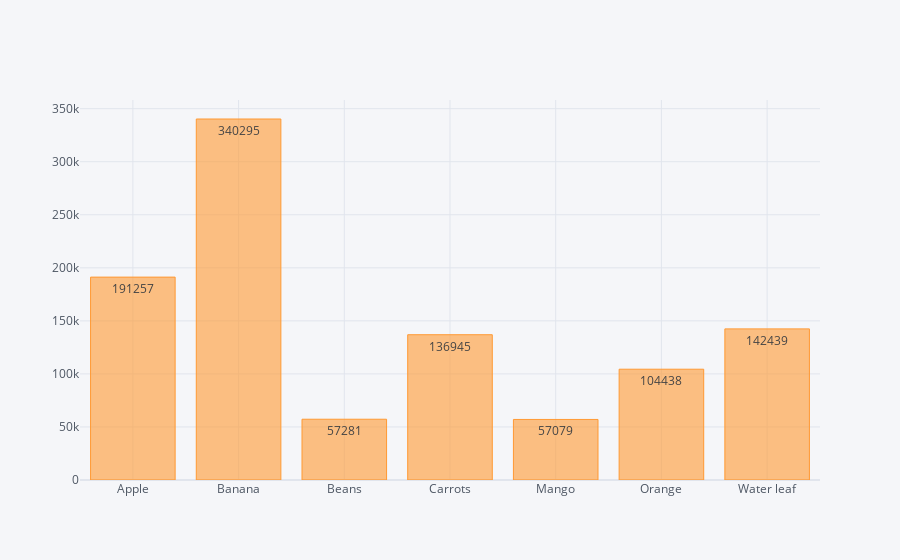

Notebook cell for this chart:
### Code cell
grouped.iplot(kind="bar", x="Product", y="Amount", text="Amount")

### Figure 1 — Plotly figure (JSON) as saved in the notebook; plotly's stock layout.template omitted (floating-point values rounded to 4 significant figures)
{"data": [{"marker": {"color": "rgba(255, 153, 51, 0.6)", "line": {"color": "rgba(255, 153, 51, 1.0)", "width": 1}}, "name": "Amount", "orientation": "v", "text": [191257, 340295, 57281, 136945, 57079, 104438, 142439], "type": "bar", "x": ["Apple", "Banana", "Beans", "Carrots", "Mango", "Orange", "Water leaf"], "y": [191257, 340295, 57281, 136945, 57079, 104438, 142439]}], "layout": {"legend": {"bgcolor": "#F5F6F9", "font": {"color": "#4D5663"}}, "paper_bgcolor": "#F5F6F9", "plot_bgcolor": "#F5F6F9", "title": {"font": {"color": "#4D5663"}}, "xaxis": {"gridcolor": "#E1E5ED", "showgrid": true, "tickfont": {"color": "#4D5663"}, "title": {"font": {"color": "#4D5663"}, "text": ""}, "zerolinecolor": "#E1E5ED"}, "yaxis": {"gridcolor": "#E1E5ED", "showgrid": true, "tickfont": {"color": "#4D5663"}, "title": {"font": {"color": "#4D5663"}, "text": ""}, "zerolinecolor": "#E1E5ED"}}}
